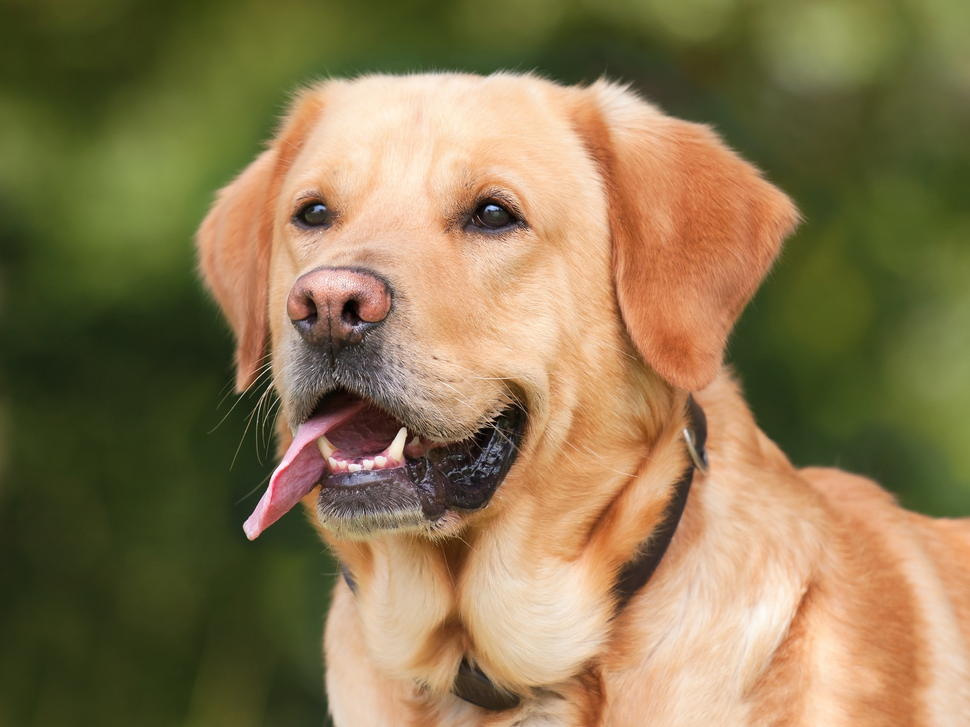
#> input picture test.png, 970 x 727 px, shrunk from 1920 x 1440 before the run
$ python examples.py
#> lines starting #> are read from the running program, lines starting #| are printed output that depends on the picture
### utils.py
import cv2

def heightAndWidth(img):
    return img.shape[0:2]

# [4 lines left out: function show_image, not called in this run]

def read_image(path):
    """
    load as UNIT8 image
    """
#> called with path = 'test.png'
    return cv2.imread(path)
#> returned value is the input picture: shape (727, 970, 3); mean B, G, R 81, 119.5, 138.2

def draw_contours(img,cnts, color=(0,255,0)):
    cv2.drawContours(img, cnts, -1, color , 3)
    return image

### examples.py
import utils
import numpy as np
import histograms as hs


def normalize_pixels(image,l0 = 0., l1 = 1.0):
    """ Change range of pixel intensity values to [l0-l1],
    notice that you can invert the image by setting l0 = 1 and l1 = 0,
    but it is a waste of time """
#> called with l0 = 1, l1 = 0
    _min,_max = np.min(image), np.max(image)
    ranges_ratio = (l1-l0)/(_max-_min)
#> ranges_ratio = -0.00392
    b = l0 - (_min * (ranges_ratio))
#> b = 1
    a = ranges_ratio
#> a = -0.00392
    normalized_pixel_image = image*a + b
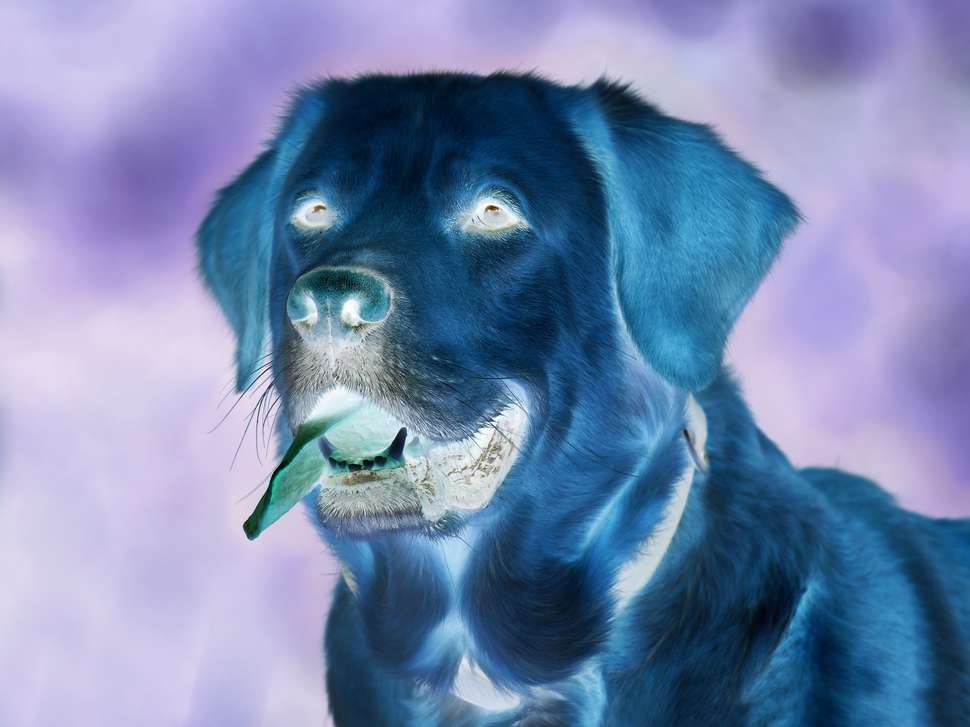
#> normalized_pixel_image: shape (727, 970, 3) float64; mean B, G, R 0.682, 0.531, 0.458
    return normalized_pixel_image


def invert_pixels(image):
    """Invert pixels values original range (conservative)"""
    _min,_max = np.min(image), np.max(image)
    b = _max - _min
    inverted_pixel_image =  b - image
    return inverted_pixel_image

if __name__=="__main__":
    image = utils.read_image('test.png')
    image_normalized = normalize_pixels(image,l0=1.,l1=0.)
#> (the run stopped early here; a loop or call above may not have finished)
